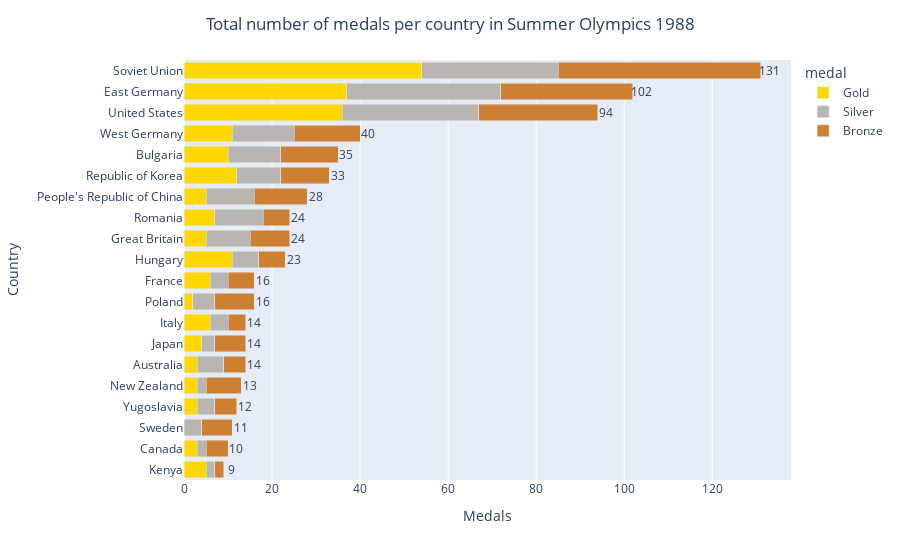
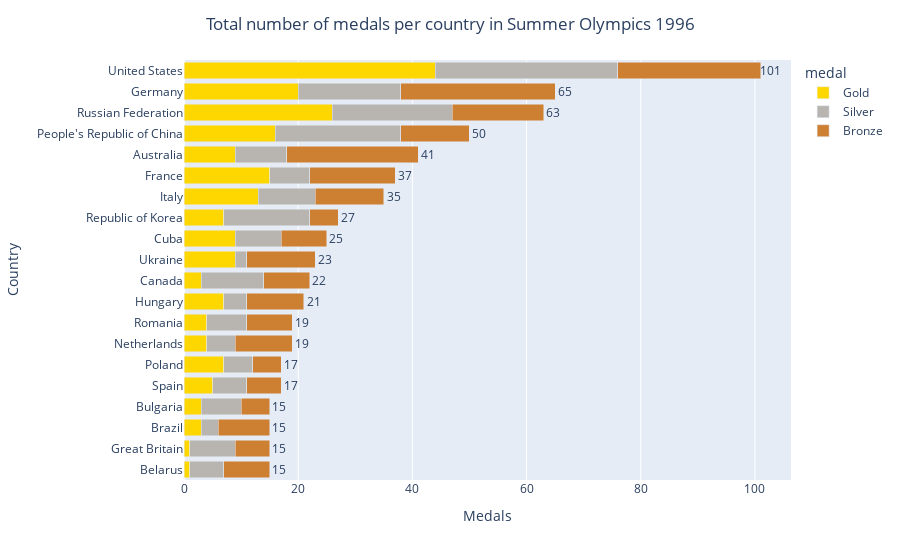

Notebook cell for these charts, in order:
### Code cell
fig = px.bar(gr3, x='cnt', y='country', color='medal', barmode='stack',
             category_orders={"medal": ["Gold", "Silver", "Bronze"]},
             color_discrete_map = {'Gold': '#FFD700', 'Silver': '#b8b5b0', 'Bronze': '#cd7f32'})
fig.update_layout(yaxis={'categoryorder': 'array', 'categoryarray': gr2[gr2['year']==1988][:20][::-1]['country']},
                  xaxis_title='Medals', yaxis_title='Country', title='Total number of medals per country in Summer Olympics 1988',
                  title_x=0.5)  
for i in range(20):
    fig.add_annotation(x=gr2[gr2['year']==1988].reset_index(drop=True)['All'][i]+1.9,  # 1.7
                       y=gr2[gr2['year']==1988].reset_index(drop=True)['country'][i],
                       text=str(gr2[gr2['year']==1988].reset_index(drop=True)['All'][i]),
                       showarrow=False)
fig.show()
#######################################################################
fig2 = px.bar(gr4, x='cnt', y='country', color='medal', barmode='stack', 
             color_discrete_sequence=['#FFD700', '#b8b5b0', '#cd7f32'])
fig2.update_layout(yaxis={'categoryorder': 'array', 'categoryarray': gr2[gr2['year']==1996][:20][::-1]['country']},
                  xaxis_title='Medals', yaxis_title='Country', title='Total number of medals per country in Summer Olympics 1996',
                  title_x=0.5)  
for i in range(20):
    fig2.add_annotation(x=gr2[gr2['year']==1996]['All'].reset_index(drop=True)[i]+1.7,  
                       y=gr2[gr2['year']==1996]['country'].reset_index(drop=True)[i],
                       text=str(gr2[gr2['year']==1996]['All'].reset_index(drop=True)[i]),
                       showarrow=False)
fig2.show()

### Figure 1 — Plotly figure (JSON) as saved in the notebook; plotly's stock layout.template omitted (floating-point values rounded to 4 significant figures)
{"data": [{"alignmentgroup": "True", "hovertemplate": "medal=Gold<br>cnt=%{x}<br>country=%{y}<extra></extra>", "legendgroup": "Gold", "marker": {"color": "#FFD700", "pattern": {"shape": ""}}, "name": "Gold", "offsetgroup": "Gold", "orientation": "h", "showlegend": true, "textposition": "auto", "type": "bar", "x": [54, 37, 36, 12, 11, 11, 10, 7, 6, 6, 5, 5, 5, 4, 3, 3, 3, 3, 2], "xaxis": "x", "y": ["Soviet Union", "East Germany", "United States", "Republic of Korea", "Hungary", "West Germany", "Bulgaria", "Romania", "Italy", "France", "Great Britain", "Kenya", "People's Republic of China", "Japan", "Yugoslavia", "Canada", "Australia", "New Zealand", "Poland"], "yaxis": "y"}, {"alignmentgroup": "True", "hovertemplate": "medal=Silver<br>cnt=%{x}<br>country=%{y}<extra></extra>", "legendgroup": "Silver", "marker": {"color": "#b8b5b0", "pattern": {"shape": ""}}, "name": "Silver", "offsetgroup": "Silver", "orientation": "h", "showlegend": true, "textposition": "auto", "type": "bar", "x": [35, 31, 31, 14, 12, 11, 11, 10, 10, 6, 6, 5, 4, 4, 4, 4, 3, 2, 2, 2], "xaxis": "x", "y": ["East Germany", "Soviet Union", "United States", "West Germany", "Bulgaria", "Romania", "People's Republic of China", "Great Britain", "Republic of Korea", "Hungary", "Australia", "Poland", "France", "Italy", "Sweden", "Yugoslavia", "Japan", "Canada", "Kenya", "New Zealand"], "yaxis": "y"}, {"alignmentgroup": "True", "hovertemplate": "medal=Bronze<br>cnt=%{x}<br>country=%{y}<extra></extra>", "legendgroup": "Bronze", "marker": {"color": "#cd7f32", "pattern": {"shape": ""}}, "name": "Bronze", "offsetgroup": "Bronze", "orientation": "h", "showlegend": true, "textposition": "auto", "type": "bar", "x": [46, 30, 27, 15, 13, 12, 11, 9, 9, 8, 7, 7, 6, 6, 6, 5, 5, 5, 4, 2], "xaxis": "x", "y": ["Soviet Union", "East Germany", "United States", "West Germany", "Bulgaria", "People's Republic of China", "Republic of Korea", "Poland", "Great Britain", "New Zealand", "Sweden", "Japan", "Romania", "Hungary", "France", "Yugoslavia", "Canada", "Australia", "Italy", "Kenya"], "yaxis": "y"}], "layout": {"annotations": [{"showarrow": false, "text": "131", "x": 132.9, "y": "Soviet Union"}, {"showarrow": false, "text": "102", "x": 103.9, "y": "East Germany"}, {"showarrow": false, "text": "94", "x": 95.9, "y": "United States"}, {"showarrow": false, "text": "40", "x": 41.9, "y": "West Germany"}, {"showarrow": false, "text": "35", "x": 36.9, "y": "Bulgaria"}, {"showarrow": false, "text": "33", "x": 34.9, "y": "Republic of Korea"}, {"showarrow": false, "text": "28", "x": 29.9, "y": "People's Republic of China"}, {"showarrow": false, "text": "24", "x": 25.9, "y": "Romania"}, {"showarrow": false, "text": "24", "x": 25.9, "y": "Great Britain"}, {"showarrow": false, "text": "23", "x": 24.9, "y": "Hungary"}, {"showarrow": false, "text": "16", "x": 17.9, "y": "France"}, {"showarrow": false, "text": "16", "x": 17.9, "y": "Poland"}, {"showarrow": false, "text": "14", "x": 15.9, "y": "Italy"}, {"showarrow": false, "text": "14", "x": 15.9, "y": "Japan"}, {"showarrow": false, "text": "14", "x": 15.9, "y": "Australia"}, {"showarrow": false, "text": "13", "x": 14.9, "y": "New Zealand"}, {"showarrow": false, "text": "12", "x": 13.9, "y": "Yugoslavia"}, {"showarrow": false, "text": "11", "x": 12.9, "y": "Sweden"}, {"showarrow": false, "text": "10", "x": 11.9, "y": "Canada"}, {"showarrow": false, "text": "9", "x": 10.9, "y": "Kenya"}], "barmode": "stack", "legend": {"title": {"text": "medal"}, "tracegroupgap": 0}, "margin": {"t": 60}, "title": {"text": "Total number of medals per country in Summer Olympics 1988", "x": 0.5}, "xaxis": {"anchor": "y", "domain": [0, 1], "title": {"text": "Medals"}}, "yaxis": {"anchor": "x", "categoryarray": ["Kenya", "Canada", "Sweden", "Yugoslavia", "New Zealand", "Australia", "Japan", "Italy", "Poland", "France", "Hungary", "Great Britain", "Romania", "People's Republic of China", "Republic of Korea", "Bulgaria", "West Germany", "United States", "East Germany", "Soviet Union"], "categoryorder": "array", "domain": [0, 1], "title": {"text": "Country"}}}}

### Figure 2 — Plotly figure (JSON) as saved in the notebook; plotly's stock layout.template omitted (floating-point values rounded to 4 significant figures)
{"data": [{"alignmentgroup": "True", "hovertemplate": "medal=Gold<br>cnt=%{x}<br>country=%{y}<extra></extra>", "legendgroup": "Gold", "marker": {"color": "#FFD700", "pattern": {"shape": ""}}, "name": "Gold", "offsetgroup": "Gold", "orientation": "h", "showlegend": true, "textposition": "auto", "type": "bar", "x": [44, 26, 20, 16, 15, 13, 9, 9, 9, 7, 7, 7, 5, 4, 4, 3, 3, 3, 1, 1], "xaxis": "x", "y": ["United States", "Russian Federation", "Germany", "People's Republic of China", "France", "Italy", "Australia", "Cuba", "Ukraine", "Poland", "Hungary", "Republic of Korea", "Spain", "Romania", "Netherlands", "Canada", "Bulgaria", "Brazil", "Great Britain", "Belarus"], "yaxis": "y"}, {"alignmentgroup": "True", "hovertemplate": "medal=Silver<br>cnt=%{x}<br>country=%{y}<extra></extra>", "legendgroup": "Silver", "marker": {"color": "#b8b5b0", "pattern": {"shape": ""}}, "name": "Silver", "offsetgroup": "Silver", "orientation": "h", "showlegend": true, "textposition": "auto", "type": "bar", "x": [32, 22, 21, 18, 15, 11, 10, 9, 8, 8, 7, 7, 7, 6, 6, 5, 5, 4, 3, 2], "xaxis": "x", "y": ["United States", "People's Republic of China", "Russian Federation", "Germany", "Republic of Korea", "Canada", "Italy", "Australia", "Great Britain", "Cuba", "France", "Bulgaria", "Romania", "Spain", "Belarus", "Poland", "Netherlands", "Hungary", "Brazil", "Ukraine"], "yaxis": "y"}, {"alignmentgroup": "True", "hovertemplate": "medal=Bronze<br>cnt=%{x}<br>country=%{y}<extra></extra>", "legendgroup": "Bronze", "marker": {"color": "#cd7f32", "pattern": {"shape": ""}}, "name": "Bronze", "offsetgroup": "Bronze", "orientation": "h", "showlegend": true, "textposition": "auto", "type": "bar", "x": [27, 25, 23, 16, 15, 12, 12, 12, 10, 10, 9, 8, 8, 8, 8, 6, 6, 5, 5, 5], "xaxis": "x", "y": ["Germany", "United States", "Australia", "Russian Federation", "France", "Ukraine", "People's Republic of China", "Italy", "Hungary", "Netherlands", "Brazil", "Cuba", "Belarus", "Romania", "Canada", "Spain", "Great Britain", "Bulgaria", "Republic of Korea", "Poland"], "yaxis": "y"}], "layout": {"annotations": [{"showarrow": false, "text": "101", "x": 102.7, "y": "United States"}, {"showarrow": false, "text": "65", "x": 66.7, "y": "Germany"}, {"showarrow": false, "text": "63", "x": 64.7, "y": "Russian Federation"}, {"showarrow": false, "text": "50", "x": 51.7, "y": "People's Republic of China"}, {"showarrow": false, "text": "41", "x": 42.7, "y": "Australia"}, {"showarrow": false, "text": "37", "x": 38.7, "y": "France"}, {"showarrow": false, "text": "35", "x": 36.7, "y": "Italy"}, {"showarrow": false, "text": "27", "x": 28.7, "y": "Republic of Korea"}, {"showarrow": false, "text": "25", "x": 26.7, "y": "Cuba"}, {"showarrow": false, "text": "23", "x": 24.7, "y": "Ukraine"}, {"showarrow": false, "text": "22", "x": 23.7, "y": "Canada"}, {"showarrow": false, "text": "21", "x": 22.7, "y": "Hungary"}, {"showarrow": false, "text": "19", "x": 20.7, "y": "Romania"}, {"showarrow": false, "text": "19", "x": 20.7, "y": "Netherlands"}, {"showarrow": false, "text": "17", "x": 18.7, "y": "Poland"}, {"showarrow": false, "text": "17", "x": 18.7, "y": "Spain"}, {"showarrow": false, "text": "15", "x": 16.7, "y": "Bulgaria"}, {"showarrow": false, "text": "15", "x": 16.7, "y": "Brazil"}, {"showarrow": false, "text": "15", "x": 16.7, "y": "Great Britain"}, {"showarrow": false, "text": "15", "x": 16.7, "y": "Belarus"}], "barmode": "stack", "legend": {"title": {"text": "medal"}, "tracegroupgap": 0}, "margin": {"t": 60}, "title": {"text": "Total number of medals per country in Summer Olympics 1996", "x": 0.5}, "xaxis": {"anchor": "y", "domain": [0, 1], "title": {"text": "Medals"}}, "yaxis": {"anchor": "x", "categoryarray": ["Belarus", "Great Britain", "Brazil", "Bulgaria", "Spain", "Poland", "Netherlands", "Romania", "Hungary", "Canada", "Ukraine", "Cuba", "Republic of Korea", "Italy", "France", "Australia", "People's Republic of China", "Russian Federation", "Germany", "United States"], "categoryorder": "array", "domain": [0, 1], "title": {"text": "Country"}}}}
